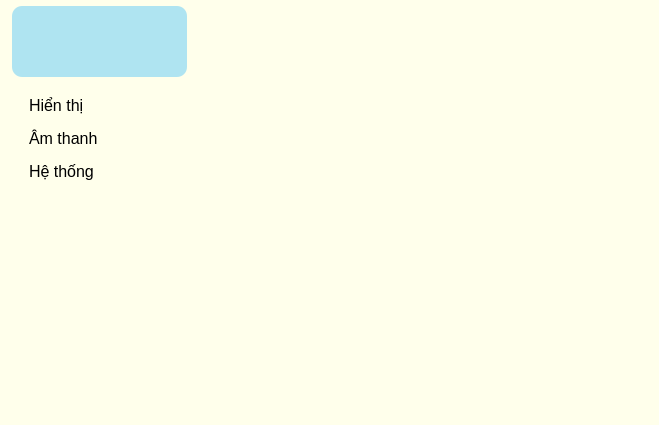
<?xml version="1.0" encoding="UTF-8"?>
<ui version="4.0">
 <class>frame_settingScreen</class>
 <widget class="QFrame" name="frame_settingScreen">
  <property name="geometry">
   <rect>
    <x>0</x>
    <y>0</y>
    <width>659</width>
    <height>425</height>
   </rect>
  </property>
  <property name="windowTitle">
   <string>Frame</string>
  </property>
  <property name="styleSheet">
   <string notr="true">border-radius: 10px;
background-color: rgb(255, 255, 235);</string>
  </property>
  <property name="frameShape">
   <enum>QFrame::StyledPanel</enum>
  </property>
  <property name="frameShadow">
   <enum>QFrame::Raised</enum>
  </property>
  <widget class="QFrame" name="frame_settingMenu">
   <property name="geometry">
    <rect>
     <x>2</x>
     <y>-2</y>
     <width>209</width>
     <height>427</height>
    </rect>
   </property>
   <property name="frameShape">
    <enum>QFrame::StyledPanel</enum>
   </property>
   <property name="frameShadow">
    <enum>QFrame::Raised</enum>
   </property>
   <widget class="QWidget" name="formLayoutWidget">
    <property name="geometry">
     <rect>
      <x>10</x>
      <y>98</y>
      <width>181</width>
      <height>209</height>
     </rect>
    </property>
    <layout class="QFormLayout" name="formLayout">
     <property name="sizeConstraint">
      <enum>QLayout::SetDefaultConstraint</enum>
     </property>
     <property name="horizontalSpacing">
      <number>10</number>
     </property>
     <property name="verticalSpacing">
      <number>14</number>
     </property>
     <item row="0" column="0">
      <widget class="QLabel" name="lb_iconScreenSetting">
       <property name="text">
        <string/>
       </property>
       <property name="pixmap">
        <pixmap>iconPicture.png</pixmap>
       </property>
      </widget>
     </item>
     <item row="0" column="1">
      <widget class="QLabel" name="lb_textScreenSetting">
       <property name="text">
        <string>&lt;html&gt;&lt;head/&gt;&lt;body&gt;&lt;p&gt;&lt;span style=&quot; font-size:12pt;&quot;&gt;Hiển thị&lt;/span&gt;&lt;/p&gt;&lt;/body&gt;&lt;/html&gt;</string>
       </property>
      </widget>
     </item>
     <item row="1" column="0">
      <widget class="QLabel" name="lb_iconSoundSetting">
       <property name="text">
        <string/>
       </property>
       <property name="pixmap">
        <pixmap>iconSound.png</pixmap>
       </property>
      </widget>
     </item>
     <item row="1" column="1">
      <widget class="QLabel" name="lb_textSoundSetting">
       <property name="text">
        <string>&lt;html&gt;&lt;head/&gt;&lt;body&gt;&lt;p&gt;&lt;span style=&quot; font-size:12pt;&quot;&gt;Âm thanh&lt;/span&gt;&lt;/p&gt;&lt;/body&gt;&lt;/html&gt;</string>
       </property>
      </widget>
     </item>
     <item row="2" column="0">
      <widget class="QLabel" name="lb_iconSystemSetting">
       <property name="text">
        <string/>
       </property>
       <property name="pixmap">
        <pixmap>iconSystem.png</pixmap>
       </property>
      </widget>
     </item>
     <item row="2" column="1">
      <widget class="QLabel" name="lb_textSystemSetting">
       <property name="text">
        <string>&lt;html&gt;&lt;head/&gt;&lt;body&gt;&lt;p&gt;&lt;span style=&quot; font-size:12pt;&quot;&gt;Hệ thống&lt;/span&gt;&lt;/p&gt;&lt;/body&gt;&lt;/html&gt;</string>
       </property>
      </widget>
     </item>
     <item row="3" column="0">
      <widget class="QLabel" name="lb_iconDatabaseSetting">
       <property name="text">
        <string/>
       </property>
       <property name="pixmap">
        <pixmap>iconDatabase.png</pixmap>
       </property>
      </widget>
     </item>
    </layout>
   </widget>
   <widget class="QPushButton" name="pushButton_shutdown">
    <property name="geometry">
     <rect>
      <x>12</x>
      <y>368</y>
      <width>63</width>
      <height>51</height>
     </rect>
    </property>
    <property name="text">
     <string/>
    </property>
    <property name="icon">
     <iconset>
      <disabledon>../../icon/iconShutdown.png</disabledon>
     </iconset>
    </property>
    <property name="iconSize">
     <size>
      <width>50</width>
      <height>50</height>
     </size>
    </property>
   </widget>
   <widget class="QLabel" name="label_forShowDateTime">
    <property name="geometry">
     <rect>
      <x>10</x>
      <y>8</y>
      <width>175</width>
      <height>71</height>
     </rect>
    </property>
    <property name="styleSheet">
     <string notr="true">color: rgb(0, 120, 0);
font: 57 bold 18pt &quot;Ubuntu&quot;;
background-color: rgba(0, 170, 255, 80);
border-width:1px;
</string>
    </property>
    <property name="text">
     <string/>
    </property>
    <property name="alignment">
     <set>Qt::AlignCenter</set>
    </property>
   </widget>
  </widget>
  <widget class="QFrame" name="frame_containSettingContent">
   <property name="geometry">
    <rect>
     <x>210</x>
     <y>0</y>
     <width>447</width>
     <height>425</height>
    </rect>
   </property>
   <property name="frameShape">
    <enum>QFrame::StyledPanel</enum>
   </property>
   <property name="frameShadow">
    <enum>QFrame::Raised</enum>
   </property>
   <widget class="Line" name="line">
    <property name="geometry">
     <rect>
      <x>-10</x>
      <y>2</y>
      <width>16</width>
      <height>415</height>
     </rect>
    </property>
    <property name="orientation">
     <enum>Qt::Vertical</enum>
    </property>
   </widget>
  </widget>
 </widget>
 <resources/>
 <connections/>
</ui>
